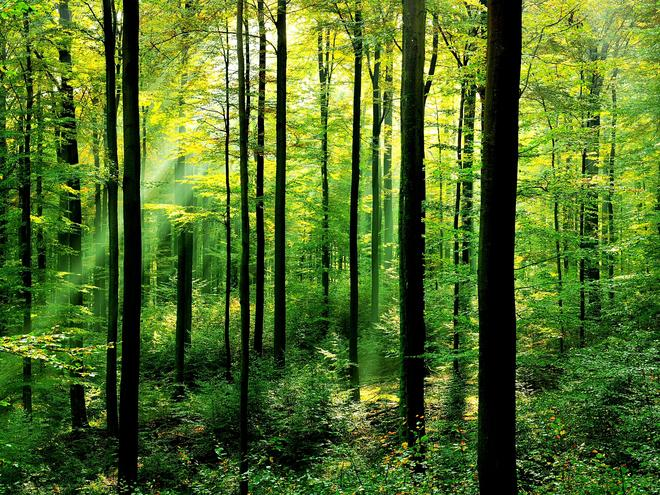
#> input picture img/img_test/01.jpg, 660 x 495 px; its folder holds 4 pictures in this run
$ python init.py   (older library calls are emulated)
#> lines starting #> are read from the running program, lines starting #| are printed output that depends on the picture
### modelo1/sift.py
from PIL import Image
from numpy import *
from pylab import *
import os


def process_image(imagename,resultname,params="--edge-thresh 10 --peak-thresh 5"):
    """ Process an image and save the results in a file. """
#> called with imagename = '../img/img_test/01.jpg', resultname = '../img/img_test/01.sift', params = '--edge-thresh 10 --peak-thresh 5'

    if imagename[-3:] != 'pgm':
        # create a pgm file
        im = Image.open(imagename).convert('L')
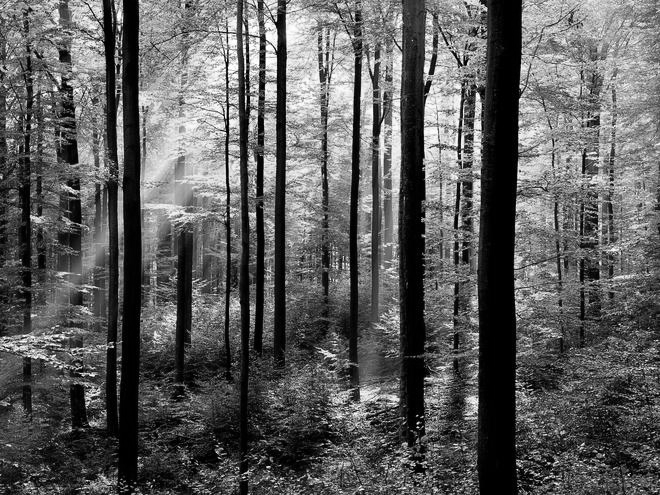
#> im: PIL image 660x495 L; min 0, max 255, mean 92.6
        im.save('tmp.pgm')
        imagename = 'tmp.pgm'

    cmmd = str("sift "+imagename+" --output="+resultname+
                " "+params)
    print cmmd
    os.system(cmmd)
    print 'processed', imagename, 'to', resultname


# [5 lines left out: function read_features_from_file, not called in this run]


def write_features_to_file(filename,locs,desc):
    """ Save feature location and descriptor to file. """
    savetxt(filename,hstack((locs,desc)))


# [96 lines left out: functions plot_features, match, appendimages, plot_matches, match_twosided, not called in this run]

### modelo1/imtools.py
import os
from PIL import Image
from pylab import *
from numpy import *


def get_imlist(path):
    """    Returns a list of filenames for
        all jpg images in a directory. """

    return [os.path.join(path,f) for f in os.listdir(path) if f.endswith('.jpg')]


# [77 lines left out: functions compute_average, convert_to_grayscale, imresize, histeq, plot_2D_boundary, not called in this run]

### modelo1/init.py
import imtools
import sift


# get list of images
imlist = imtools.get_imlist('../img/img_test/')
nbr_images = len(imlist)

featlist = [ imlist[i][:-3]+'sift' for i in range(nbr_images)]

for i in range(nbr_images):
	sift.process_image(imlist[i],featlist[i])
#> pass 2 of the loop `for i in range(nbr_images):`:
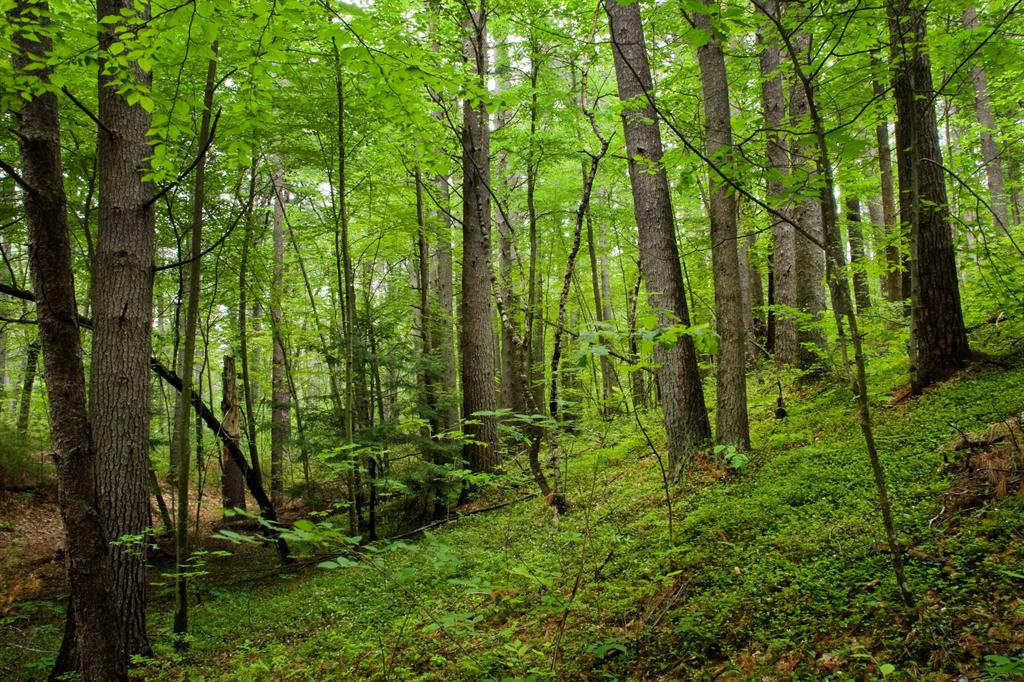
#> input picture img/img_test/02.jpg, 1024 x 682 px
#> in process_image (call 2), `im = Image.open(imagename).convert('L')`:
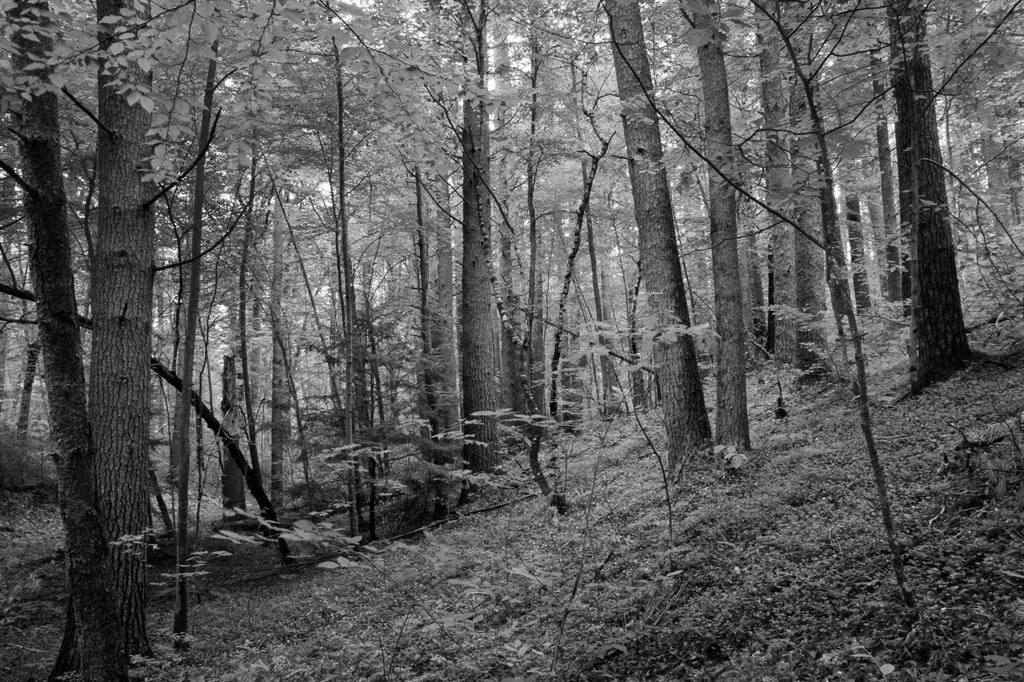
#> im: PIL image 1024x682 L; min 0, max 255, mean 88.6
#> pass 3 of the loop `for i in range(nbr_images):`:
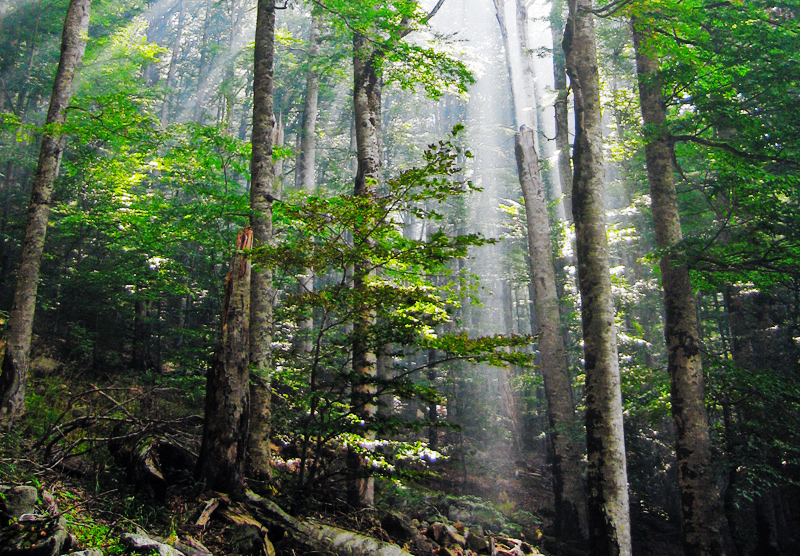
#> input picture img/img_test/03.jpg, 800 x 556 px
#> in process_image (call 3), `im = Image.open(imagename).convert('L')`:
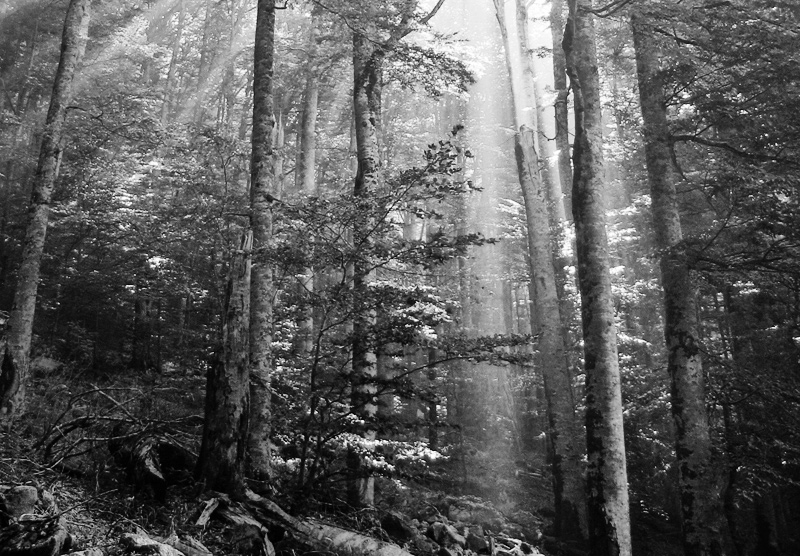
#> im: PIL image 800x556 L; min 0, max 255, mean 90.1
#> the loop made 4 passes; the first 3 are shown
